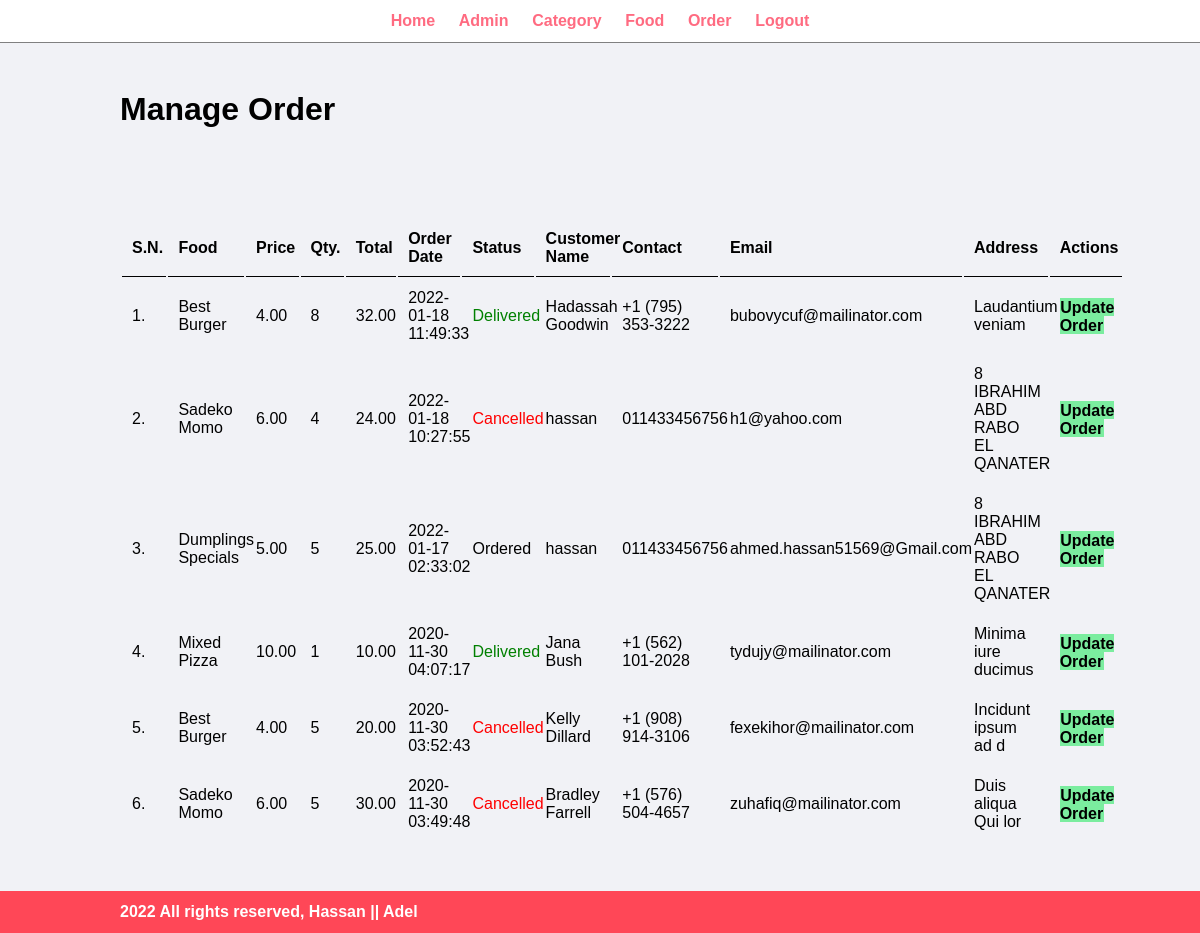
/admin/manage-order.php (signed in), run on the app's committed database.
### tables this page shows
CREATE TABLE `tbl_order` (
  `id` int(10) UNSIGNED NOT NULL,
  `food` varchar(150) NOT NULL,
  `price` decimal(10,2) NOT NULL,
  `qty` int(11) NOT NULL,
  `total` decimal(10,2) NOT NULL,
  `order_date` datetime NOT NULL,
  `status` varchar(50) NOT NULL,
  `customer_name` varchar(150) NOT NULL,
  `customer_contact` varchar(20) NOT NULL,
  `customer_email` varchar(150) NOT NULL,
  `customer_address` varchar(255) NOT NULL
);

### admin/manage-order.php (the view, shortened to what this page needs)
<?php include('partials/menu.php'); ?>
<div class="main-content">
    <div class="wrapper">
        <h1>Manage Order</h1>
                <br /><br /><br />
                <br><br>
                <table class="tbl-full">
                    <tr>
                        <th>S.N.&nbsp;&nbsp;&nbsp;</th>
                        <th>Food&nbsp;&nbsp;&nbsp;</th>
                        <th>Price&nbsp;&nbsp;&nbsp;</th>
                        <th>Qty.&nbsp;&nbsp;&nbsp;</th>
                        <th>Total&nbsp;&nbsp;&nbsp;</th>
                        <th>Order Date&nbsp;&nbsp;&nbsp;</th>
                        <th>Status&nbsp;&nbsp;&nbsp;</th>
                        <th>Customer Name&nbsp;&nbsp;&nbsp;</th>
                        <th>Contact&nbsp;&nbsp;&nbsp;</th>
                        <th>Email&nbsp;&nbsp;&nbsp;</th>
                        <th>Address&nbsp;&nbsp;&nbsp;</th>
                        <th>Actions&nbsp;&nbsp;&nbsp;</th>
                    </tr>
                    <?php
                        $sql = "SELECT * FROM tbl_order ORDER BY id DESC";
                        $res = mysqli_query($conn, $sql);
                        $count = mysqli_num_rows($res);
                        $sn = 1;
                        if($count>0)
                        {
                            while($row=mysqli_fetch_assoc($res))
                            {
                                $id = $row['id'];
                                $food = $row['food'];
                                $price = $row['price'];
                                $qty = $row['qty'];
                                $total = $row['total'];
                                $order_date = $row['order_date'];
                                $status = $row['status'];
                                $customer_name = $row['customer_name'];
                                $customer_contact = $row['customer_contact'];
                                $customer_email = $row['customer_email'];
                                $customer_address = $row['customer_address'];
                                ?>
                                    <tr>
                                        <td><?php echo $sn++; ?>. </td>
                                        <td><?php echo $food; ?></td>
                                        <td><?php echo $price; ?></td>
                                        <td><?php echo $qty; ?></td>
                                        <td><?php echo $total; ?></td>
                                        <td><?php echo $order_date; ?></td>
                                        <td>
                                            <?php
                                                if($status=="Ordered")
                                                {
                                                    echo "<label>$status</label>";
                                                }
                                                elseif($status=="On Delivery")
                                                {
                                                    echo "<label style='color: orange;'>$status</label>";
                                                }
                                                elseif($status=="Delivered")
                                                {
                                                    echo "<label style='color: green;'>$status</label>";
                                                }
                                                elseif($status=="Cancelled")
                                                {
                                                    echo "<label style='color: red;'>$status</label>";
                                                }
                                            ?>
                                        </td>
                                        <td><?php echo $customer_name; ?></td>
                                        <td><?php echo $customer_contact; ?></td>
                                        <td><?php echo $customer_email; ?></td>
                                        <td><?php echo $customer_address; ?></td>
                                        <td>
                                            <a href="<?php echo SITEURL; ?>admin/update-order.php?id=<?php echo $id; ?>" class="btn-secondary">Update Order</a>
                                        </td>
                                    </tr>
                                <?php
                            }
                        }
                        else
                        {
                            echo "<tr><td colspan='12' class='error'>Orders not Available</td></tr>";
                        }
                    ?>
                </table>
    </div>
</div>
<?php include('partials/footer.php'); ?>

### css/admin.css (style rules this page uses)
* { margin: 0; padding: 0; font-family: Arial, Helvetica, sans-serif; }
.wrapper { padding: 1%; width: 80%; margin: 0 auto; }
.tbl-full { width: 100%; }
table tr th { border-bottom: 1px solid black; padding: 1%; text-align: left; }
table tr td { padding: 1%; }
.btn-secondary { background-color: #7bed9f; padding: 1%; color: black; text-decoration: none; font-weight: bold; }
.main-content { background-color: #f1f2f6; padding: 3% 0; }

### data on the page
tbl_order: food "Best Burger", price "4.00", qty "8", total "32.00", order_date "2022-01-18 11:49:33", status "Delivered", customer_name "Hadassah Goodwin", customer_contact "+1 (795) 353-3222", customer_email "bubovycuf@mailinator.com", customer_address "Laudantium veniam"
tbl_order: food "Sadeko Momo", price "6.00", qty "4", total "24.00", order_date "2022-01-18 10:27:55", status "Cancelled", customer_name "hassan", customer_contact "011433456756", customer_email "h1@yahoo.com", customer_address "8 IBRAHIM ABD RABO EL QANATER"
tbl_order: food "Dumplings Specials", price "5.00", qty "5", total "25.00", order_date "2022-01-17 02:33:02", status "Ordered", customer_name "hassan", customer_contact "011433456756", customer_email "ahmed.hassan51569@Gmail.com", customer_address "8 IBRAHIM ABD RABO EL QANATER"
tbl_order: food "Mixed Pizza", price "10.00", qty "1", total "10.00", order_date "2020-11-30 04:07:17", status "Delivered", customer_name "Jana Bush", customer_contact "+1 (562) 101-2028", customer_email "tydujy@mailinator.com", customer_address "Minima iure ducimus"
tbl_order: food "Best Burger", price "4.00", qty "5", total "20.00", order_date "2020-11-30 03:52:43", status "Cancelled", customer_name "Kelly Dillard", customer_contact "+1 (908) 914-3106", customer_email "fexekihor@mailinator.com", customer_address "Incidunt ipsum ad d"
tbl_order: food "Sadeko Momo", price "6.00", qty "5", total "30.00", order_date "2020-11-30 03:49:48", status "Cancelled", customer_name "Bradley Farrell", customer_contact "+1 (576) 504-4657", customer_email "zuhafiq@mailinator.com", customer_address "Duis aliqua Qui lor"
